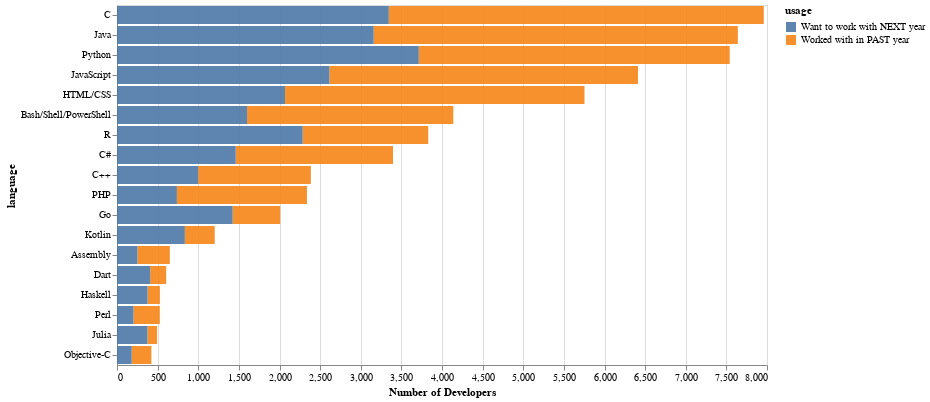

Write notebook code for a chart like this one.
### Code cell
create_plot(LanguageWorkedWith, LanguageDesireNextYear, 'language')

### Figure 1 — Vega-Lite specification as saved in the notebook (floating-point values rounded to 4 significant figures)
{"config": {"view": {"continuousWidth": 400, "continuousHeight": 300}}, "data": {"name": "data-67274ec59ff9dd04e40f233aa151dfb1"}, "mark": {"type": "bar", "opacity": 0.9}, "encoding": {"color": {"type": "nominal", "field": "usage"}, "x": {"type": "quantitative", "field": "Number_of_Developers", "title": "Number of Developers"}, "y": {"type": "nominal", "field": "language", "sort": "-x"}}, "width": 650, "$schema": "https://vega.github.io/schema/vega-lite/v4.8.1.json", "datasets": {"data-67274ec59ff9dd04e40f233aa151dfb1": [{"language": "Assembly", "Number_of_Developers": 398, "usage": "Worked with in PAST year"}, {"language": "Bash/Shell/PowerShell", "Number_of_Developers": 2538, "usage": "Worked with in PAST year"}, {"language": "C", "Number_of_Developers": 4615, "usage": "Worked with in PAST year"}, {"language": "C#", "Number_of_Developers": 1936, "usage": "Worked with in PAST year"}, {"language": "C++", "Number_of_Developers": 1387, "usage": "Worked with in PAST year"}, {"language": "Dart", "Number_of_Developers": 196, "usage": "Worked with in PAST year"}, {"language": "Go", "Number_of_Developers": 586, "usage": "Worked with in PAST year"}, {"language": "Haskell", "Number_of_Developers": 152, "usage": "Worked with in PAST year"}, {"language": "HTML/CSS", "Number_of_Developers": 3686, "usage": "Worked with in PAST year"}, {"language": "Java", "Number_of_Developers": 4482, "usage": "Worked with in PAST year"}, {"language": "JavaScript", "Number_of_Developers": 3798, "usage": "Worked with in PAST year"}, {"language": "Julia", "Number_of_Developers": 119, "usage": "Worked with in PAST year"}, {"language": "Kotlin", "Number_of_Developers": 368, "usage": "Worked with in PAST year"}, {"language": "Objective-C", "Number_of_Developers": 242, "usage": "Worked with in PAST year"}, {"language": "Perl", "Number_of_Developers": 324, "usage": "Worked with in PAST year"}, {"language": "PHP", "Number_of_Developers": 1601, "usage": "Worked with in PAST year"}, {"language": "Python", "Number_of_Developers": 3827, "usage": "Worked with in PAST year"}, {"language": "R", "Number_of_Developers": 1546, "usage": "Worked with in PAST year"}, {"language": "Assembly", "Number_of_Developers": 252, "usage": "Want to work with NEXT year"}, {"language": "Bash/Shell/PowerShell", "Number_of_Developers": 1601, "usage": "Want to work with NEXT year"}, {"language": "C", "Number_of_Developers": 3345, "usage": "Want to work with NEXT year"}, {"language": "C#", "Number_of_Developers": 1461, "usage": "Want to work with NEXT year"}, {"language": "C++", "Number_of_Developers": 999, "usage": "Want to work with NEXT year"}, {"language": "Dart", "Number_of_Developers": 409, "usage": "Want to work with NEXT year"}, {"language": "Go", "Number_of_Developers": 1423, "usage": "Want to work with NEXT year"}, {"language": "Haskell", "Number_of_Developers": 376, "usage": "Want to work with NEXT year"}, {"language": "HTML/CSS", "Number_of_Developers": 2068, "usage": "Want to work with NEXT year"}, {"language": "Java", "Number_of_Developers": 3159, "usage": "Want to work with NEXT year"}, {"language": "JavaScript", "Number_of_Developers": 2614, "usage": "Want to work with NEXT year"}, {"language": "Julia", "Number_of_Developers": 374, "usage": "Want to work with NEXT year"}, {"language": "Kotlin", "Number_of_Developers": 835, "usage": "Want to work with NEXT year"}, {"language": "Objective-C", "Number_of_Developers": 181, "usage": "Want to work with NEXT year"}, {"language": "Perl", "Number_of_Developers": 203, "usage": "Want to work with NEXT year"}, {"language": "PHP", "Number_of_Developers": 737, "usage": "Want to work with NEXT year"}, {"language": "Python", "Number_of_Developers": 3714, "usage": "Want to work with NEXT year"}, {"language": "R", "Number_of_Developers": 2285, "usage": "Want to work with NEXT year"}]}}
